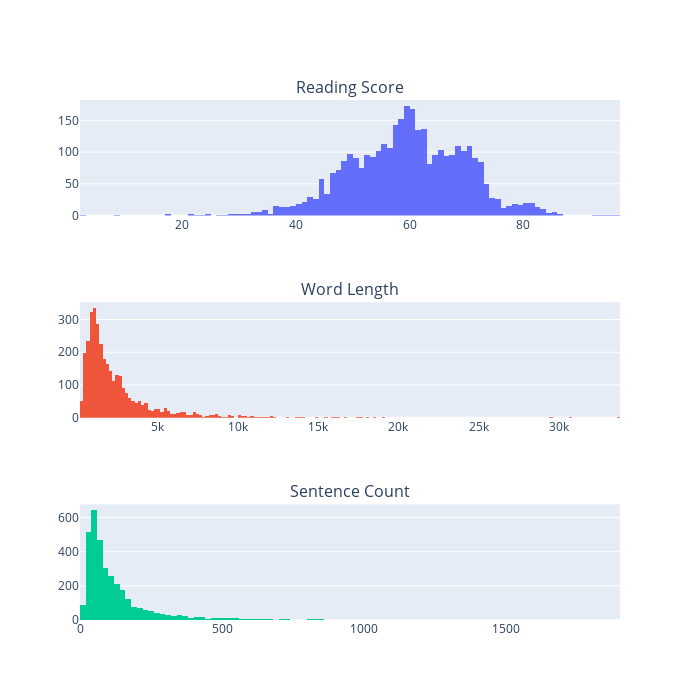

Here is the notebook cell this chart was saved with:
### Code cell
hist_subplots_maker(text_metrics_cols, rows=3, cols=1, width = 700)

### Figure 1 — Plotly figure (JSON) as saved in the notebook; plotly's stock layout.template omitted (floating-point values rounded to 4 significant figures; data arrays with more than 128 entries replaced by an {"elided": "..."} marker saying what was removed)
{"data": [{"showlegend": false, "type": "histogram", "x": {"elided": "3403 float values"}, "xaxis": "x", "yaxis": "y"}, {"showlegend": false, "type": "histogram", "x": {"elided": "3403 int values"}, "xaxis": "x2", "yaxis": "y2"}, {"showlegend": false, "type": "histogram", "x": {"elided": "3403 int values"}, "xaxis": "x3", "yaxis": "y3"}], "layout": {"annotations": [{"font": {"size": 16}, "showarrow": false, "text": "Reading Score", "x": 0.5, "xanchor": "center", "xref": "paper", "y": 1, "yanchor": "bottom", "yref": "paper"}, {"font": {"size": 16}, "showarrow": false, "text": "Word Length", "x": 0.5, "xanchor": "center", "xref": "paper", "y": 0.6111, "yanchor": "bottom", "yref": "paper"}, {"font": {"size": 16}, "showarrow": false, "text": "Sentence Count", "x": 0.5, "xanchor": "center", "xref": "paper", "y": 0.2222, "yanchor": "bottom", "yref": "paper"}], "height": 700, "width": 700, "xaxis": {"anchor": "y", "domain": [0, 1]}, "xaxis2": {"anchor": "y2", "domain": [0, 1]}, "xaxis3": {"anchor": "y3", "domain": [0, 1]}, "yaxis": {"anchor": "x", "domain": [0.7778, 1]}, "yaxis2": {"anchor": "x2", "domain": [0.3889, 0.6111]}, "yaxis3": {"anchor": "x3", "domain": [0, 0.2222]}}}
